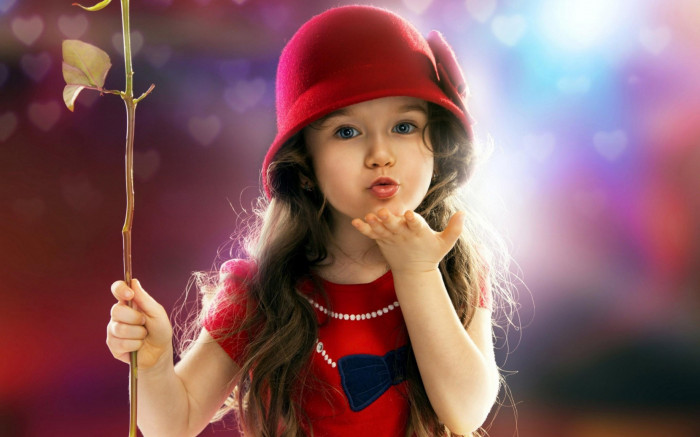
#> input picture girl.jpg, 700 x 437 px, found by its file name
$ python 'IMAGE PROCESSING.py'
#> lines starting #> are read from the running program, lines starting #| are printed output that depends on the picture
#IMPORT LIBRARY
import cv2 as cv
import numpy as np

#IMPORT IMAGE
img=cv.imread('C://Users//HP//Desktop//RINEX//girl.jpg',)
#> img is the input picture: shape (437, 700, 3); mean B, G, R 95.7, 92, 134.5

#CONTRAST IMAGE OF ORIGINAL IMAGE
contrast_img=cv.addWeighted(img,2.5,np.zeros(img.shape,img.dtype),0,0)
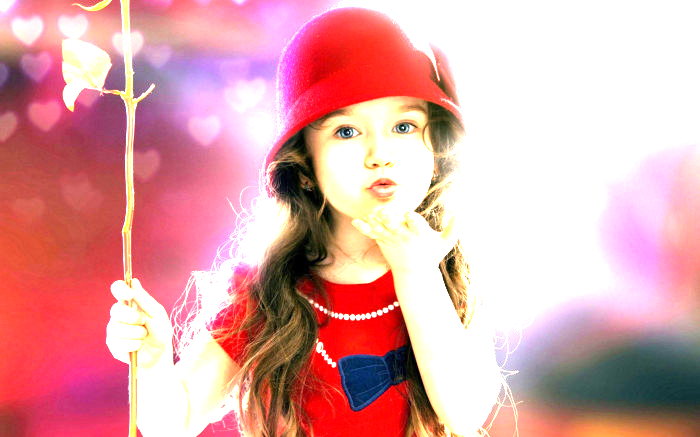
#> contrast_img: shape (437, 700, 3); mean B, G, R 166.6, 163.5, 223.5

#CONVERT THE IMAGE INTO GRAYSCALE
gray_img=cv.cvtColor(img,cv.COLOR_BGR2GRAY)
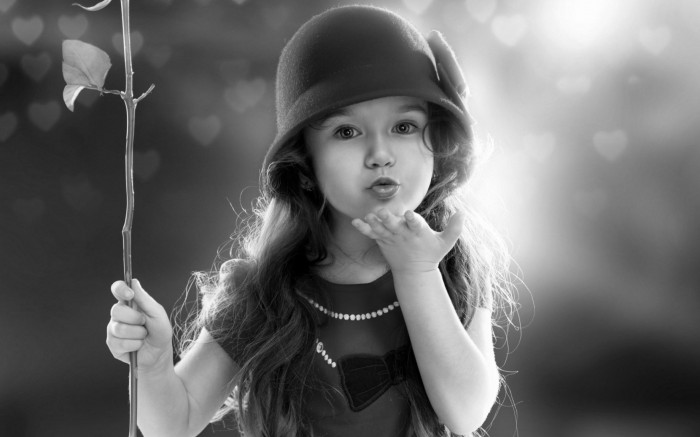
#> gray_img: shape (437, 700); min 0, max 255, mean 105.1

#CONVERT THE IMAGE TO BINARY
ret,gray=cv.threshold(img,127,256,cv.THRESH_BINARY)
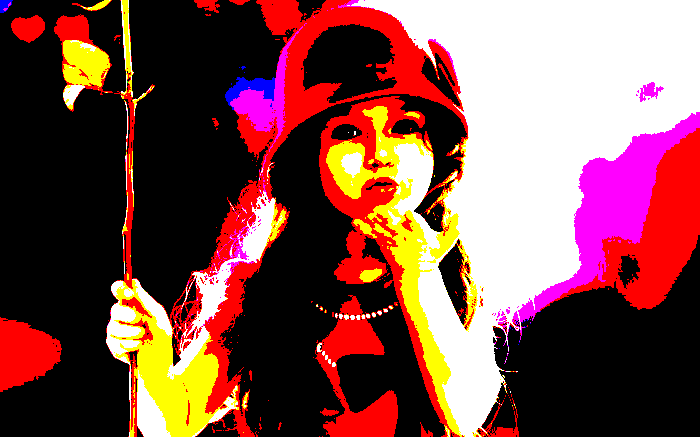
#> gray: shape (437, 700, 3); mean B, G, R 72.6, 76.5, 127.2

#DISPLAY THE IMAGE
cv.imshow("ORIGINAL_IMAGE",img) #original image
cv.imshow("CONTRAST_IMAGE",contrast_img)#contrast image
cv.imshow("GRAY_IMAGE",gray_img)#convert into gray image
cv.imshow("BINARY_IMAGE",gray)#convert into binary image
cv.waitKey()
cv.destroyAllWindows()
